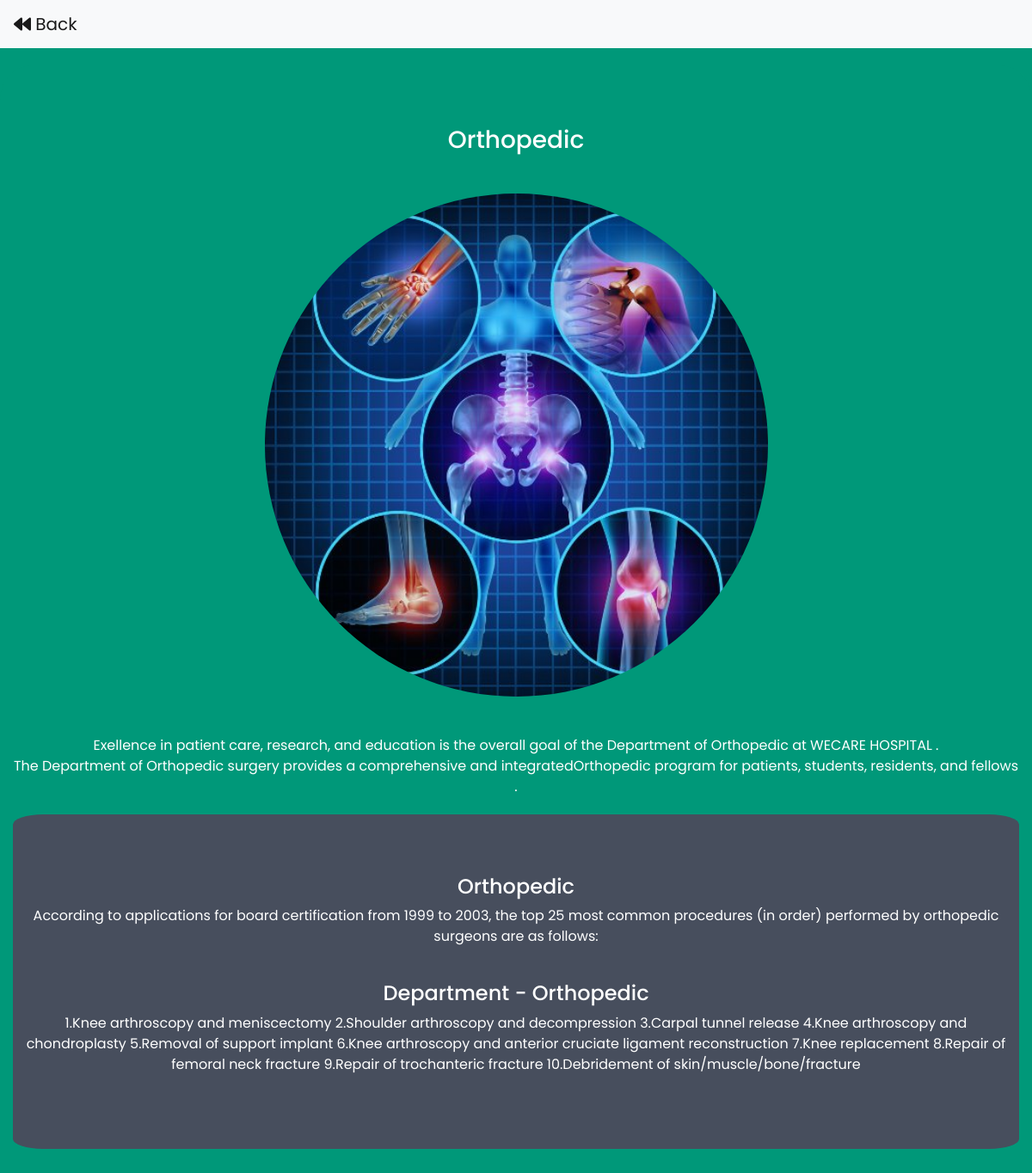
/department.php?name=Orthopedic, run on the app's committed database.
### tables this page shows
CREATE TABLE `department` (
  `id` int(30) NOT NULL,
  `depart_name` varchar(30) NOT NULL,
  `depart_img` text NOT NULL,
  `depart_para1` text NOT NULL,
  `depart_para2` text NOT NULL,
  `depart_amt` int(11) NOT NULL,
  `depart_mrgtime` time NOT NULL,
  `depart_evetime` time NOT NULL
);

### department.php (the view)
<?php
include('includes/db_connect.php');
$depart_name= $_GET['name'];
$query = "SELECT * FROM `department` where depart_name='$depart_name'";
$query_run= mysqli_query($connect,$query);
$depart_img='';$depart_para1='';$depart_para2='';
while($row=mysqli_fetch_array($query_run)){
    $depart_img=$row['depart_img'];
    $depart_para1=$row['depart_para1'];
    $depart_para2=$row['depart_para2'];
}
?>
<?php include('includes/header.php');?>
<body>
    <nav class="navbar navbar-light bg-light sticky-top">
        <a class="navbar-brand" href="index.php"><i class="fas fa-backward"></i> Back</a>
    </nav>
    <div class="container-fluid bg-1 text-center">
        <h3 class="margin"><?php echo $depart_name;?></h3>
        <?php echo'
                <img src="assets/images&gif/Departments/'.$depart_img.'"class="img-responsive img-circle margin" alt="img not found" >
                <p>Exellence in patient care, research, and education is the overall goal of the Department of '.$depart_name.' at WECARE HOSPITAL . <br>	The Department of '.$depart_name.' surgery provides a comprehensive and integrated'.$depart_name.' program for patients, students, residents, and fellows .</p>
                <div class="container-fluid bg-2 text-center">
                <h4>'.$depart_name.'</h4>
                <p>'.$depart_para1.'</p>
                <br>
                <h4>Department - '.$depart_name.'</h4>
                <p>'.$depart_para2.'</p>
            </div>
        '
        ?>
    </div>
    <?php include('includes/footer.php');?>

### assets/css/department.css (style rules this page uses)
body { background-color: #009879; font-family: 'Poppins', sans-serif; }
p { font-size: 16px; }
.margin { margin-bottom: 45px; }
.bg-1 { background-color: #009879; color: #ffffff; }
.bg-2 { background-color: #474e5d; color: #ffffff; }
.container-fluid { padding-top: 70px; padding-bottom: 70px; }
.img-circle { width:50%; display:inline; border-radius:100%; }
.text-center { margin-top:20px; border-radius:3%; }

### data on the page
department: depart_img (picture), depart_para1 "According to applications for board certification from 1999 to 2003, the top 25 most common procedures (in order) performed by orthopedic surgeons are as follows:", depart_para2 "1.Knee arthroscopy and meniscectomy 2.Shoulder arthroscopy and decompression 3.Carpal tunnel release 4.Knee arthroscopy and chondroplasty 5.Removal of support implant 6.Knee arthroscopy and anterior cruciate ligament reconstruction 7.Knee replacement 8.Repair of femoral neck fracture 9.Repair of trochanteric fracture 10.Debridement of skin/muscle/bone/fracture"

### other printed values
$depart_name "Orthopedic"
